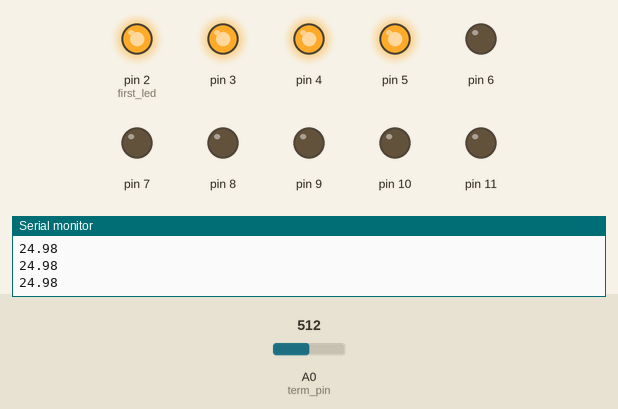
Bench run of a sketch on a simulated Arduino Uno, built with avr-gcc and run on an emulated ATmega328P. Shown: output pins drawn as LEDs (lit = HIGH), the last lines printed to the serial monitor. Inputs (shaded band) come from the test bench; at power-on: A0 (term_pin) = 512.

Above: at 1.2 s.
1.3 s: A0 (term_pin) set to 545
At 2.5 s:
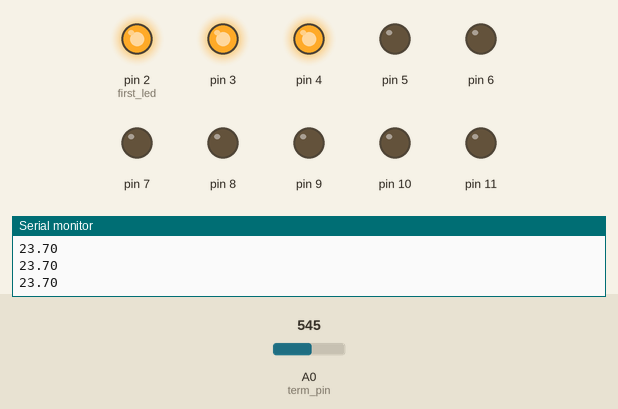
2.8 s: A0 (term_pin) set to 511
At 4.0 s:
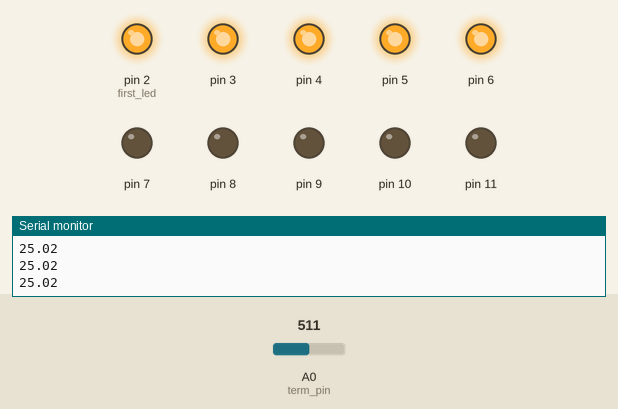
4.3 s: A0 (term_pin) set to 498
5.8 s: A0 (term_pin) set to 473
At 6.2 s:
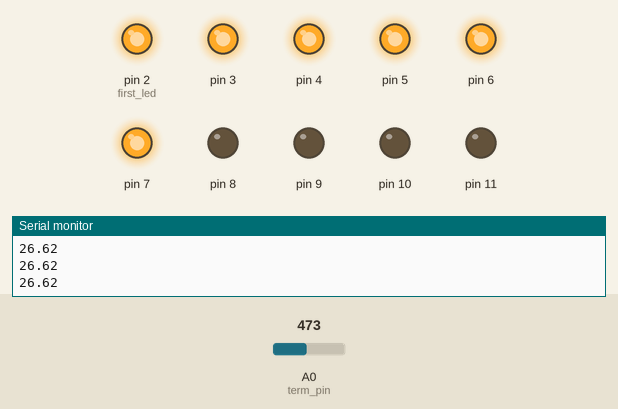
7.3 s: A0 (term_pin) set to 306
At 7.8 s:
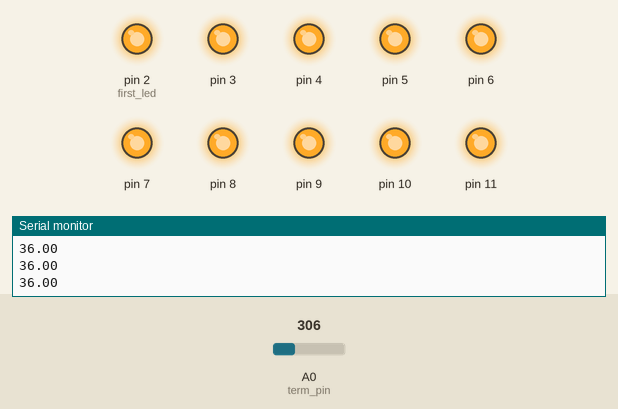
8.8 s: A0 (term_pin) set to 0
At 9.5 s:
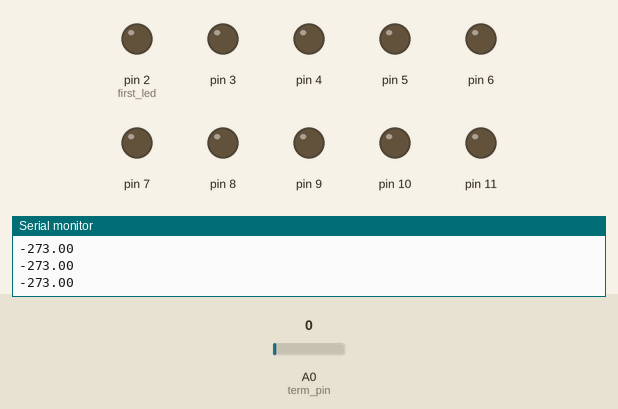
Timing chart, 0 to 11.3 s (numbered marks = the images above; inputs shaded):
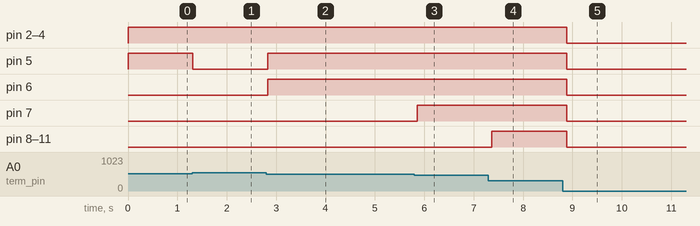

The sketch:

sketch_temp_termistor_PTC_with_display.ino
```cpp
#include <math.h>

#define term_pin A0
#define first_led 2
#define led_counts 10

float voltage = 0.0;
float temp = 0.0;

void setup() {
  for(int i = 0; i < led_counts; i++){
    pinMode(first_led + i, OUTPUT);
  }
  Serial.begin(9600);
}

void loop() {
  voltage = analogRead(term_pin) * 5.0 / 1023.0;
  temp = 1.0 / (log(voltage / 2.5) / 4300.0 + 1.0 / 298.0) - 273.0;

  for(int i = 0; i < led_counts; i++){
    bool en_seg = (temp >= 21+i);
    digitalWrite(first_led + i, en_seg);
  }

  Serial.println(temp);
  delay(100);
}
```

Measured:
- the behaviour switches between 536 and 537 on A0 (term_pin) (found by bisection; images 0 and 1)
- the behaviour switches between 488 and 487 on A0 (term_pin) (found by bisection; images 2 and 3)
- after the input at 1.3 s, pin 5: HIGH → LOW at once
- after the input at 2.8 s, pin 5, pin 6: LOW → HIGH at once
- after the input at 5.8 s, pin 7: LOW → HIGH after 0.05 s
- after the input at 7.3 s, pin 8–11: LOW → HIGH after 0.07 s
- after the input at 8.8 s, pin 2 (first_led), pin 3–11: HIGH → LOW after 0.08 s
